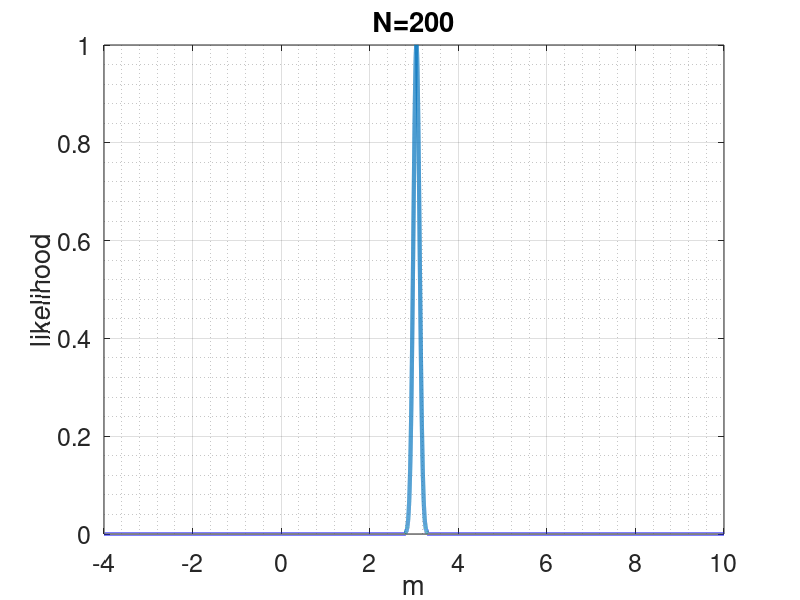

The MATLAB script that drew this image:
close all
m = 3;
Ns = 200;
x = randn(Ns,1)+m;
ms= -4:0.0001:10;
for i=1:length(ms)
    y(i) = -0.5*(x-ms(i))'*(x-ms(i));
end
%subplot(3,1,1)
plot(ms,exp(y)./max(exp(y)),'linewidth',3);hold on
%plot(x,0.001*randn(size(x)),'x','markersize',12,'linewidth',3);
%plot(3,0,'ro','linewidth',3,'markersize',12)
grid on
xlabel('m')
ylabel('likelihood')
title(['N=' num2str(Ns)])
set(gca,'fontsize', 18)
grid minor

